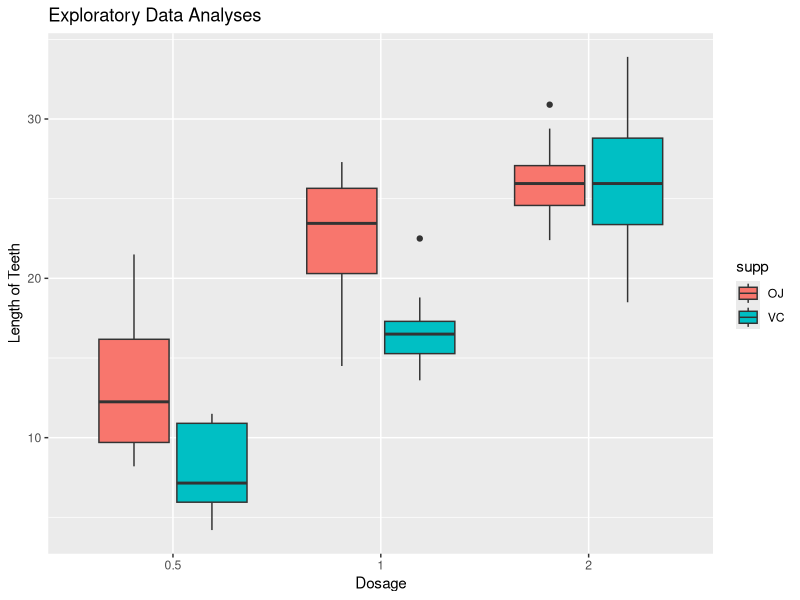

The R source for this figure: (Note: this script raises an error after producing the figure.)
## ---- chunk 1
library(ggplot2)
library(knitr)
data(ToothGrowth)
str(ToothGrowth)

ggplot(ToothGrowth, aes(x = factor(dose), y = len, fill = supp)) +
        geom_boxplot() +
        labs(x = "Dosage", y = "Length of Teeth", title = "Exploratory Data Analyses")
## ---- chunk 2
Tooth2 = ToothGrowth
Tooth2$dose = as.factor(Tooth2$dose)
summary(Tooth2)
table(Tooth2$supp, Tooth2$dose)
## ---- chunk 3
T_a = ToothGrowth
d_2 = subset(T_a, dose == 2)
d_1 = subset(T_a, dose == 1)
d_.5 = subset(T_a, dose == .5)
#t-test
tsupp <- t.test(len~I(relevel(supp, 2)), paired = FALSE, var.equal = FALSE, data = T_a)
t.5 <- t.test(len~I(relevel(supp, 2)), paired = FALSE, var.equal = FALSE, data = d_.5)
t1 <- t.test(len~I(relevel(supp, 2)), paired = FALSE, var.equal = FALSE, data = d_1)
t2 <- t.test(len~I(relevel(supp, 2)), paired = FALSE, var.equal = FALSE, data = d_2)
#collect result
result <- data.frame("p-value"=c(tsupp$p.value,t.5$p.value,t1$p.value,t2$p.value), 
     "CI_Lower"=c(tsupp$conf[1],t.5$conf[1],t1$conf[1],t2$conf[1]),
     "CI_Upper"=c(tsupp$conf[2],t.5$conf[2],t1$conf[2],t2$conf[2]),
     "Mean_VC" =c(tsupp$estimate[1],t.5$estimate[1],t1$estimate[1],t2$estimate[1]),
     "Mean_OJ" =c(tsupp$estimate[2],t.5$estimate[2],t1$estimate[2],t2$estimate[2]),
     row.names=c("OJ vs VC: ", "dose == 0.5", "dose == 1.0 ","dose == 2.0 "))
kable(result)
